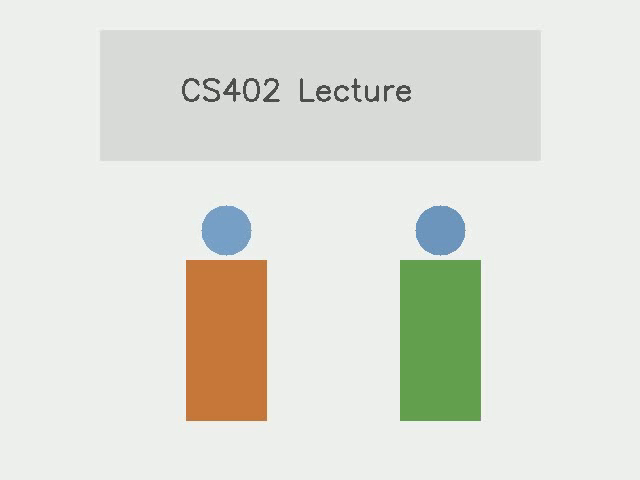
#> input picture frame 10 of backend/uploads/samples/sample_classroom.mp4, 640 x 480 px
$ python test_sample_pipeline.py
#> lines starting #> are read from the running program, lines starting #| are printed output that depends on the picture
### backend/app/services/video_processor.py
import os
import cv2
import numpy as np
from typing import Dict, Any, List, Optional
from app.services.person_tracker import PersonTracker
from app.services.pose_analyzer import PoseAnalyzer

class VideoProcessor:
    """
    Safely opens, validates, and decodes local classroom video recordings.
    Processes frames sequentially with configurable sampling interval.
    Tracks participants anonymously and computes visual activity metrics.
    """
    def __init__(self, sample_interval_sec: float = 1.0):
        self.sample_interval_sec = sample_interval_sec
        self.tracker = PersonTracker()
        self.pose_analyzer = PoseAnalyzer()

    @staticmethod
    def get_video_metadata(video_path: str) -> Dict[str, Any]:
        """
        Validates decoding and reads video FPS, frame count, dimensions, and duration.
        """
        if not os.path.exists(video_path):
            raise FileNotFoundError(f"Video file not found at {video_path}")

        cap = cv2.VideoCapture(video_path)
        if not cap.isOpened():
            raise ValueError(f"Unable to decode video format at {video_path}")

        fps = cap.get(cv2.CAP_PROP_FPS) or 25.0
        frame_count = int(cap.get(cv2.CAP_PROP_FRAME_COUNT))
        width = int(cap.get(cv2.CAP_PROP_FRAME_WIDTH))
        height = int(cap.get(cv2.CAP_PROP_FRAME_HEIGHT))
        duration_sec = frame_count / fps if fps > 0 else 0.0

        cap.release()
        return {
            "fps": fps,
            "frame_count": frame_count,
            "width": width,
            "height": height,
            "duration_sec": duration_sec,
            "is_valid": True
        }

    def process_video(self, video_path: str, progress_callback=None) -> Dict[str, Any]:
        """
        Extracts temporal visual features and anonymous participant trajectories.
        """
        meta = self.get_video_metadata(video_path)
        duration_sec = meta["duration_sec"]
        fps = meta["fps"]

        cap = cv2.VideoCapture(video_path)
        frame_interval = max(1, int(fps * self.sample_interval_sec))

        current_frame_idx = 0
        timeline_metrics = []

        total_frames = meta["frame_count"]

        while cap.isOpened():
            ret, frame = cap.read()
            if not ret:
                break

            if current_frame_idx % frame_interval == 0:
                timestamp_sec = current_frame_idx / fps

                # Anonymous tracking
                active_tracks = self.tracker.update(frame, timestamp_sec)

                # Visual movement index
                motion_index = self.pose_analyzer.calculate_frame_motion(frame)

                # Orientation proxy
                boxes = [track_info["box"] for track_info in active_tracks.values()]
                orientation_score = self.pose_analyzer.estimate_orientation_proxy(frame, boxes)

                timeline_metrics.append({
                    "timestamp_sec": round(timestamp_sec, 2),
                    "active_tracks_count": len(active_tracks),
                    "motion_index": motion_index,
                    "orientation_score": orientation_score
                })

                if progress_callback and total_frames > 0:
                    pct = min(100.0, (current_frame_idx / float(total_frames)) * 50.0) # 0-50% for visual
                    progress_callback(pct, f"Processing video frame at {round(timestamp_sec, 1)}s")

            current_frame_idx += 1

        cap.release()

        # Compute attendance stats from anonymous track histories
        track_attendance_stats = []
        for track_id, timestamps in self.tracker.track_history.items():
            if not timestamps:
                continue
            first_seen = min(timestamps)
            last_seen = max(timestamps)
            # Duration approximated by count of sampled intervals
            observed_sec = len(timestamps) * self.sample_interval_sec
            obs_pct = (observed_sec / duration_sec * 100.0) if duration_sec > 0 else 0.0

            track_attendance_stats.append({
                "track_id": track_id,
                "first_detected_sec": round(first_seen, 2),
                "last_detected_sec": round(last_seen, 2),
                "total_observed_sec": round(observed_sec, 2),
                "observed_pct": round(min(100.0, obs_pct), 2),
                "detection_count": len(timestamps)
            })

        return {
            "metadata": meta,
            "timeline_metrics": timeline_metrics,
            "track_attendance_stats": track_attendance_stats
        }

### backend/app/services/person_tracker.py
import os
import cv2
import numpy as np
from typing import List, Dict, Any, Tuple

class PersonTracker:
    """
    Robust, privacy-preserving classroom participant tracking using OpenCV.
    Uses Background Subtraction (createBackgroundSubtractorMOG2) and contour-based centroid tracking.
    Never extracts biometric facial landmarks, emotion, or face crops.
    """
    def __init__(self, max_disappeared: int = 15, max_distance: float = 120.0):
        self.next_track_id = 1
        self.tracks = {}        # track_id -> centroid (x, y)
        self.disappeared = {}   # track_id -> consecutive frames absent
        self.track_history = {} # track_id -> list of detection timestamps
        self.track_boxes = {}   # track_id -> (x, y, w, h)
        self.max_disappeared = max_disappeared
        self.max_distance = max_distance

        # Fast, adaptive background subtractor
        self.bg_subtractor = cv2.createBackgroundSubtractorMOG2(
            history=300,
            varThreshold=32,
            detectShadows=False
        )

    def register(self, centroid: Tuple[int, int], box: Tuple[int, int, int, int], timestamp_sec: float) -> str:
        track_id = f"Track_{self.next_track_id}"
        self.next_track_id += 1
        self.tracks[track_id] = centroid
        self.disappeared[track_id] = 0
        self.track_boxes[track_id] = box
        self.track_history[track_id] = [timestamp_sec]
        return track_id

    # [7 lines left out: function deregister, not called in this run]

    def detect_people(self, frame: np.ndarray) -> List[Tuple[int, int, int, int]]:
        """
        Detect person regions using background subtraction + contour filtering.
        """
        h, w = frame.shape[:2]
        # Pre-process frame with slight Gaussian blur
        blurred = cv2.GaussianBlur(frame, (11, 11), 0)
        fg_mask = self.bg_subtractor.apply(blurred)

        # Morphology to remove speckle noise and bridge small gaps
        kernel = cv2.getStructuringElement(cv2.MORPH_RECT, (5, 5))
        fg_mask = cv2.morphologyEx(fg_mask, cv2.MORPH_OPEN, kernel)
        fg_mask = cv2.dilate(fg_mask, kernel, iterations=2)

        contours, _ = cv2.findContours(fg_mask, cv2.RETR_EXTERNAL, cv2.CHAIN_APPROX_SIMPLE)

        candidate_boxes = []
        min_area = (w * h) * 0.005  # At least 0.5% of frame area

        for cnt in contours:
            area = cv2.contourArea(cnt)
            if area > min_area:
                x, y, bw, bh = cv2.boundingRect(cnt)
                # Aspect ratio check for person/upper-body presence
                aspect_ratio = bh / float(bw)
                if aspect_ratio > 0.6:  # Upright or seated human profile
                    candidate_boxes.append((x, y, bw, bh))

        return candidate_boxes

    def update(self, frame: np.ndarray, timestamp_sec: float) -> Dict[str, Dict[str, Any]]:
        rects = self.detect_people(frame)

        input_centroids = []
        for (x, y, w, h) in rects:
            cX = int(x + w / 2.0)
            cY = int(y + h / 2.0)
            input_centroids.append((cX, cY))

        if len(self.tracks) == 0:
            for i, centroid in enumerate(input_centroids):
                self.register(centroid, rects[i], timestamp_sec)
        else:
            track_ids = list(self.tracks.keys())
            track_centroids = list(self.tracks.values())

            if len(input_centroids) == 0:
                for track_id in track_ids:
                    self.disappeared[track_id] += 1
                    if self.disappeared[track_id] > self.max_disappeared:
                        self.deregister(track_id)
            else:
                D = np.zeros((len(track_centroids), len(input_centroids)), dtype="float")
                for i in range(len(track_centroids)):
                    for j in range(len(input_centroids)):
                        D[i, j] = np.linalg.norm(np.array(track_centroids[i]) - np.array(input_centroids[j]))

                rows = D.min(axis=1).argsort()
                cols = D.argmin(axis=1)[rows]

                used_rows = set()
                used_cols = set()

                for (row, col) in zip(rows, cols):
                    if row in used_rows or col in used_cols:
                        continue
                    if D[row, col] > self.max_distance:
                        continue

                    track_id = track_ids[row]
                    self.tracks[track_id] = input_centroids[col]
                    self.track_boxes[track_id] = rects[col]
                    self.disappeared[track_id] = 0
                    self.track_history[track_id].append(timestamp_sec)

                    used_rows.add(row)
                    used_cols.add(col)

                unused_rows = set(range(0, D.shape[0])).difference(used_rows)
                unused_cols = set(range(0, D.shape[1])).difference(used_cols)

                for row in unused_rows:
                    track_id = track_ids[row]
                    self.disappeared[track_id] += 1
                    if self.disappeared[track_id] > self.max_disappeared:
                        self.deregister(track_id)

                for col in unused_cols:
                    self.register(input_centroids[col], rects[col], timestamp_sec)

        active_snapshot = {}
        for track_id in self.tracks:
            active_snapshot[track_id] = {
                "centroid": self.tracks[track_id],
                "box": self.track_boxes[track_id],
                "history_count": len(self.track_history[track_id])
            }
        return active_snapshot

### backend/app/services/pose_analyzer.py
import cv2
import numpy as np
from typing import Dict, Any, Optional

class PoseAnalyzer:
    """
    Analyzes visual activity and observable head/body orientation proxy.
    Calculates optical flow, frame-diff movement indicators, and upper-body orientation proxy.
    Explicitly does NOT infer emotions, personality, or internal attention states.
    """
    def __init__(self):
        self.prev_gray = None

    def calculate_frame_motion(self, frame: np.ndarray) -> float:
        """
        Calculates normalized visual movement indicator (0-100) using frame differencing.
        """
        gray = cv2.cvtColor(frame, cv2.COLOR_BGR2GRAY)
        gray = cv2.GaussianBlur(gray, (21, 21), 0)

        if self.prev_gray is None:
            self.prev_gray = gray
            return 20.0  # Baseline initialization

        frame_delta = cv2.absdiff(self.prev_gray, gray)
        thresh = cv2.threshold(frame_delta, 25, 255, cv2.THRESH_BINARY)[1]
        self.prev_gray = gray

        # Motion intensity = percentage of changed pixels normalized
        non_zero_ratio = np.count_nonzero(thresh) / float(thresh.size)
        # Scaled to 0-100 scale: 10% change is very high classroom activity
        motion_index = float(np.clip(non_zero_ratio * 1000.0, 0.0, 100.0))
        return round(motion_index, 2)

    def estimate_orientation_proxy(self, frame: np.ndarray, person_boxes: list) -> Optional[float]:
        """
        Estimates observable orientation score toward teaching area (assumed centered-forward).
        Uses face/upper body horizontal symmetry proxy when people are detected.
        Returns 0-100 or None if no detections.
        """
        if not person_boxes:
            return None

        scores = []
        frame_center_x = frame.shape[1] / 2.0

        for (x, y, w, h) in person_boxes:
            box_center_x = x + (w / 2.0)
            # Deviation of person orientation/position relative to frontal viewpoint
            offset_ratio = abs(box_center_x - frame_center_x) / frame_center_x
            # Orientation proxy score: centered alignment gives higher frontal proxy
            score = 100.0 * (1.0 - min(offset_ratio * 0.4, 0.8))
            scores.append(score)

        return round(float(np.mean(scores)), 2)

### backend/test_sample_pipeline.py
import os
import cv2
import numpy as np
import soundfile as sf
from app.services.video_processor import VideoProcessor
from app.services.audio_processor import AudioProcessor
from app.services.engagement_analyzer import EngagementAnalyzer
from app.services.attendance_service import AttendanceService
from app.services.recommendation_engine import RecommendationEngine

def generate_sample_media():
    os.makedirs("uploads/samples", exist_ok=True)
    video_path = "uploads/samples/sample_classroom.mp4"
    audio_path = "uploads/samples/sample_audio.wav"

    # 1. Generate 5-second sample video with synthetic moving participant boxes
    width, height = 640, 480
    fps = 20
    fourcc = cv2.VideoWriter_fourcc(*'mp4v')
    out = cv2.VideoWriter(video_path, fourcc, fps, (width, height))

    for frame_idx in range(fps * 5):
        frame = np.ones((height, width, 3), dtype=np.uint8) * 240
        # Draw background classroom whiteboard
        cv2.rectangle(frame, (100, 30), (540, 160), (220, 220, 220), -1)
        cv2.putText(frame, "CS402 Lecture", (180, 100), cv2.FONT_HERSHEY_SIMPLEX, 1.0, (80, 80, 80), 2)

        # Draw participant 1: sitting at (180, 320)
        p1_x = int(180 + np.sin(frame_idx * 0.1) * 8)
        cv2.rectangle(frame, (p1_x, 260), (p1_x + 80, 420), (60, 120, 200), -1)
        cv2.circle(frame, (p1_x + 40, 230), 25, (200, 160, 120), -1)

        # Draw participant 2: sitting at (400, 320)
        p2_x = 400
        cv2.rectangle(frame, (p2_x, 260), (p2_x + 80, 420), (80, 160, 100), -1)
        cv2.circle(frame, (p2_x + 40, 230), 25, (190, 150, 110), -1)

        out.write(frame)
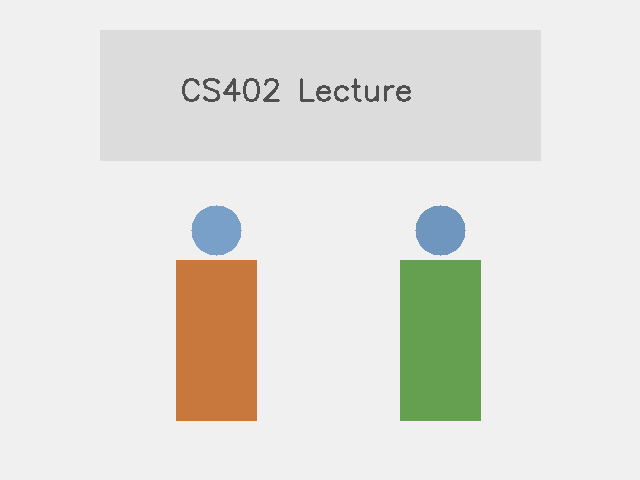
#> frame: shape (480, 640, 3); mean of channels 0, 1, 2 220.5, 225.9, 226.3; drawn as B, G, R

    out.release()
    print("Sample video generated:", video_path)

    # 2. Generate 5-second sample audio with active pulses
    sample_rate = 16000
    t = np.linspace(0, 5, sample_rate * 5)
    # 2 seconds active tone, 1 sec silence, 2 sec active speech tone
    audio_signal = np.sin(2 * np.pi * 440 * t) * 0.3
    audio_signal[sample_rate * 2 : sample_rate * 3] = 0.0  # silence interval

    sf.write(audio_path, audio_signal, sample_rate)
#> (this line was passed over: soundfile is not available in this run)
    print("Sample audio generated:", audio_path)

    # 3. Test video pipeline
    v_proc = VideoProcessor(sample_interval_sec=1.0)
    v_res = v_proc.process_video(video_path)
#> in process_video, frame is the input picture: shape (480, 640, 3); mean B, G, R 216.5, 224.8, 223.2
#> in detect_people, `blurred = cv2.GaussianBlur(frame, (11, 11), 0)`:
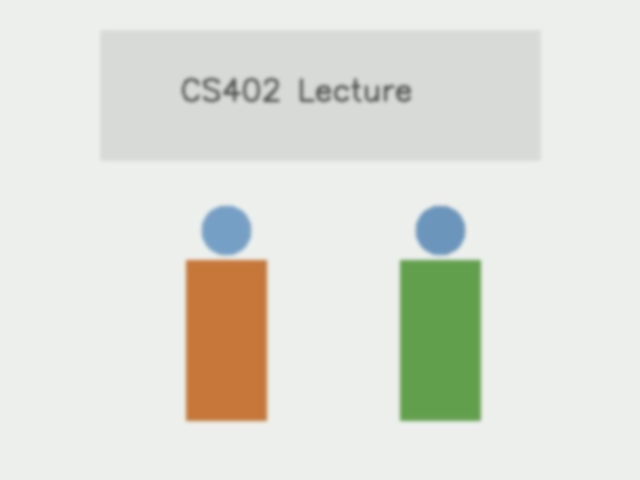
#> blurred: shape (480, 640, 3); mean B, G, R 216.5, 224.8, 223.2
#> in detect_people, `contours, _ = cv2.findContours(fg_mask, cv2.RETR_EXTERNAL, cv2.CHAIN_A..`: contours = [[[0, 0], [0, 479], [639, 479], [639, 0]]]
#> the loop in detect_people, `for cnt in contours:` made 1 pass
#> (cnt, area, x, y, bw, bh, aspect_ratio) on pass 1: ([[0, 0], [0, 479], [639, 479], [639, 0]], 306081, 0, 0, 640, 480, 0.75)
#> after the loop in detect_people, `for cnt in contours:`: candidate_boxes = [(0, 0, 640, 480)]
#> the loop in update, `for (x, y, w, h) in rects:` made 1 pass
#> (x, y, w, h, cX, cY) on pass 1: (0, 0, 640, 480, 320, 240)
#> after the loop in update, `for (x, y, w, h) in rects:`: input_centroids = [(320, 240)]
#> the loop in update, `for i, centroid in enumerate(input_centroids):` made 1 pass
#> track_id in register on pass 1: 'Track_1'
#> the loop in update, `for track_id in self.tracks:` made 1 pass
#> track_id on pass 1: 'Track_1'
#> after the loop in update, `for track_id in self.tracks:`: active_snapshot = 1 item
#> in calculate_frame_motion, `gray = cv2.cvtColor(frame, cv2.COLOR_BGR2GRAY)`:
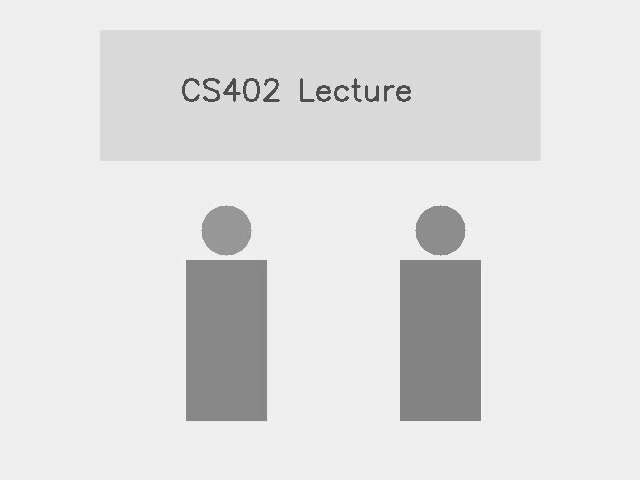
#> gray: shape (480, 640); min 67, max 251, mean 223.3
#> in calculate_frame_motion, `gray = cv2.GaussianBlur(gray, (21, 21), 0)`:
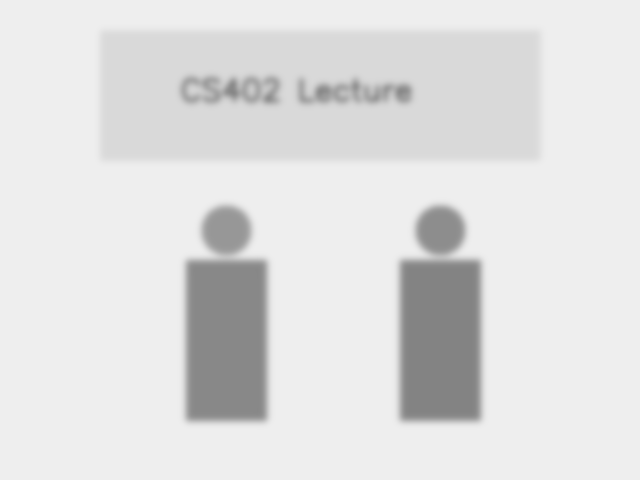
#> gray: shape (480, 640); min 131, max 238, mean 223.3
#> in process_video, `motion_index = self.pose_analyzer.calculate_frame_motion(frame)`: motion_index = 20
#> in process_video, `boxes = [track_info["box"] for track_info in active_tracks.values()]`: boxes = [(0, 0, 640, 480)]
#> the loop in estimate_orientation_proxy, `for (x, y, w, h) in person_boxes:` made 1 pass
#> (x, y, w, h, box_center_x, offset_ratio, score) on pass 1: (0, 0, 640, 480, 320, 0, 100)
#> after the loop in estimate_orientation_proxy, `for (x, y, w, h) in person_boxes:`: scores = [100]
#> in process_video, `orientation_score = self.pose_analyzer.estimate_orientation_proxy(fram..`: orientation_score = 100
    print("Video processed successfully! Metadata:", v_res["metadata"])
    print("Visual timeline metrics count:", len(v_res["timeline_metrics"]))

    # 4. Test audio pipeline
    a_proc = AudioProcessor(window_size_sec=1.0)
    a_res = a_proc.process_audio(audio_path)
    print("Audio processed successfully! Duration:", a_res["duration_sec"], "Speaking turns:", a_res["total_speaking_turns"])

    # 5. Multimodal fusion
    fusion = EngagementAnalyzer()
    fused = fusion.fuse_signals(v_res["timeline_metrics"], a_res["timeline_metrics"])
    print("Fused metrics count:", len(fused))

    # 6. Recommendation generation
    recs = RecommendationEngine.generate_recommendations(fused, v_res["track_attendance_stats"], 5.0)
    print("Generated recommendations count:", len(recs))
    for r in recs:
        print(f" -> [{r['severity']}] {r['title']}: {r['suggested_action']}")

if __name__ == "__main__":
    generate_sample_media()

$ run again, starting later in the video
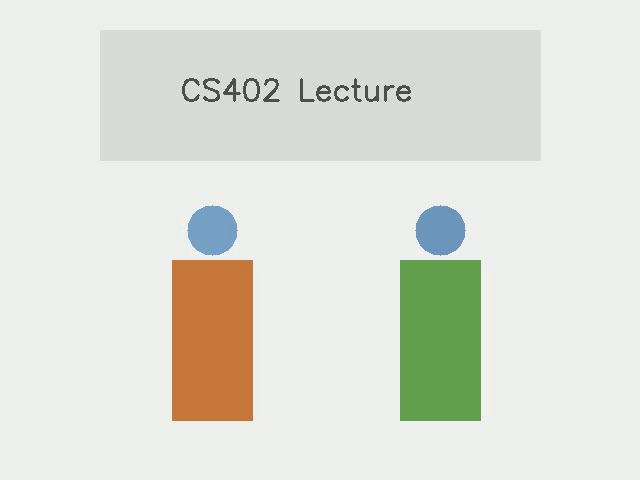
#> input picture frame 45 of backend/uploads/samples/sample_classroom.mp4, 640 x 480 px
#> in process_video, frame is the input picture: shape (480, 640, 3); mean B, G, R 216.5, 224.8, 223.2
#> in detect_people, `blurred = cv2.GaussianBlur(frame, (11, 11), 0)`:
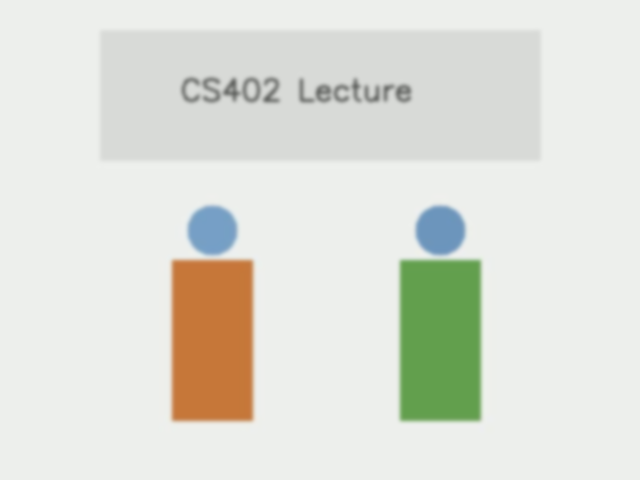
#> blurred: shape (480, 640, 3); mean B, G, R 216.5, 224.8, 223.2
#> fg_mask: shape (480, 640); every value is 255
#> contours = [[[0, 0], [0, 479], [639, 479], [639, 0]]]
#> the loop in detect_people, `for cnt in contours:` made 1 pass
#> (cnt, area, x, y, bw, bh, aspect_ratio) on pass 1: ([[0, 0], [0, 479], [639, 479], [639, 0]], 306081, 0, 0, 640, 480, 0.75)
#> after the loop in detect_people, `for cnt in contours:`: candidate_boxes = [(0, 0, 640, 480)]
#> the loop in update, `for (x, y, w, h) in rects:` made 1 pass
#> (x, y, w, h, cX, cY) on pass 1: (0, 0, 640, 480, 320, 240)
#> after the loop in update, `for (x, y, w, h) in rects:`: input_centroids = [(320, 240)]
#> the loop in update, `for i, centroid in enumerate(input_centroids):` made 1 pass
#> track_id in register on pass 1: 'Track_1'
#> the loop in update, `for track_id in self.tracks:` made 1 pass
#> track_id on pass 1: 'Track_1'
#> after the loop in update, `for track_id in self.tracks:`: active_snapshot = 1 item
#> in calculate_frame_motion, `gray = cv2.GaussianBlur(gray, (21, 21), 0)`:
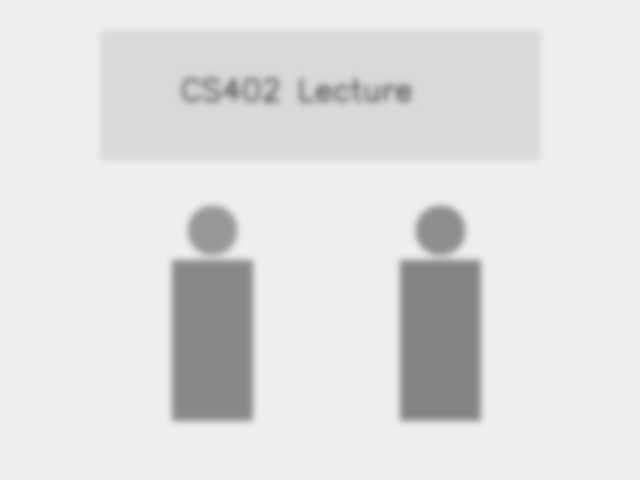
#> gray: shape (480, 640); min 131, max 239, mean 223.3
#> motion_index = 20
#> boxes = [(0, 0, 640, 480)]
#> the loop in estimate_orientation_proxy, `for (x, y, w, h) in person_boxes:` made 1 pass
#> (x, y, w, h, box_center_x, offset_ratio, score) on pass 1: (0, 0, 640, 480, 320, 0, 100)
#> after the loop in estimate_orientation_proxy, `for (x, y, w, h) in person_boxes:`: scores = [100]
#> orientation_score = 100
